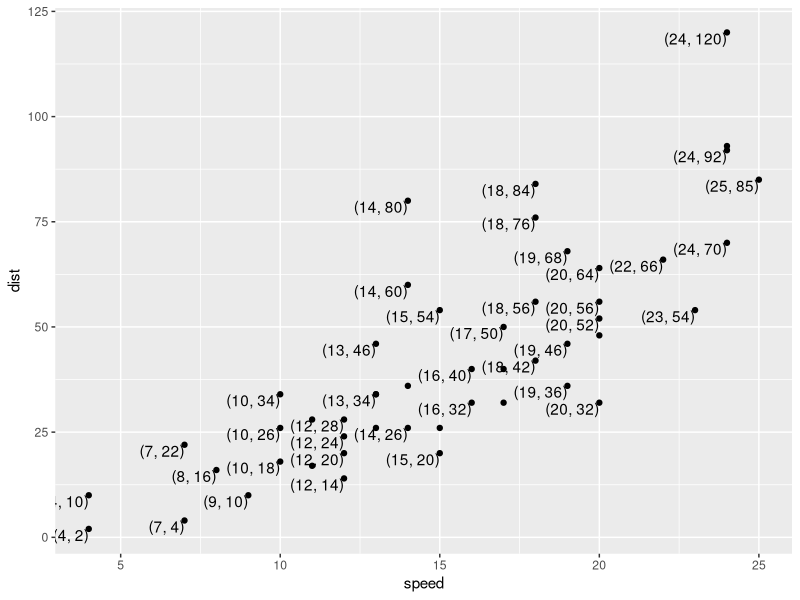
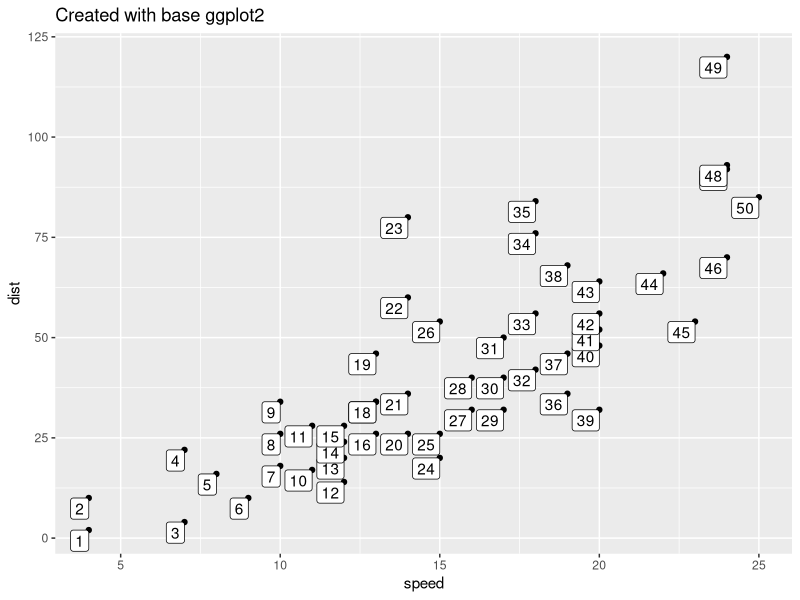
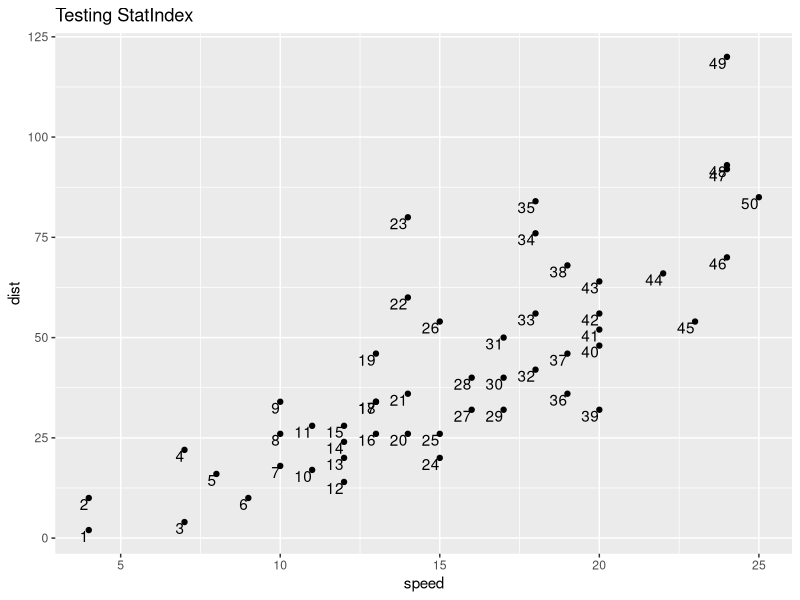
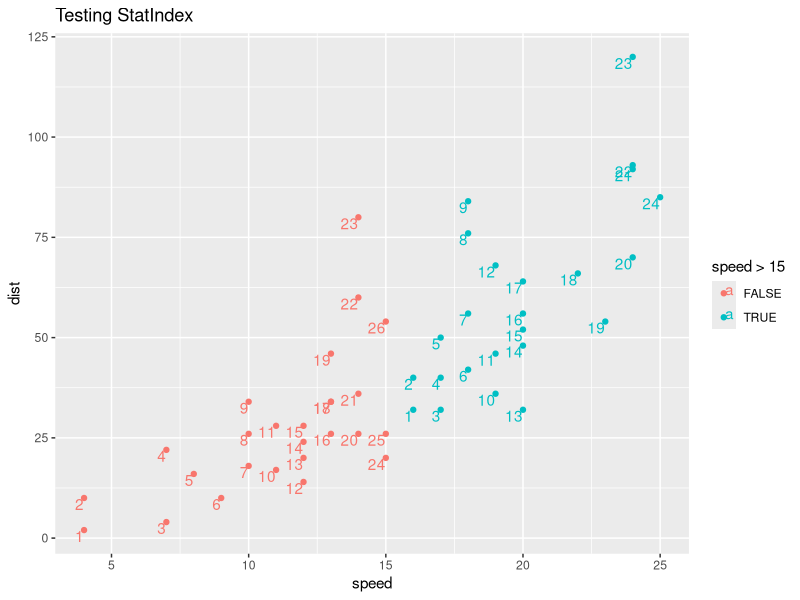
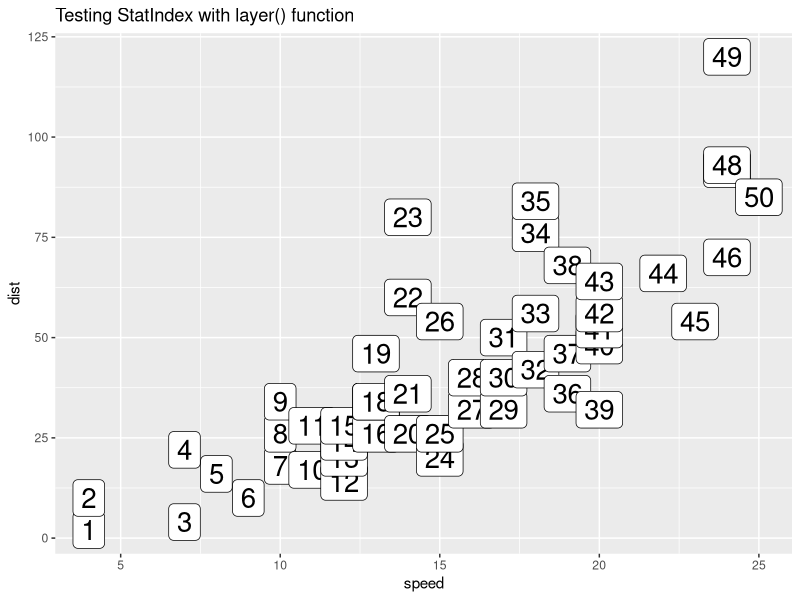

These figures' R source, in order: (Note: this script raises an error after producing the figures.)
## ---- chunk 1
library(tidyverse)

cars |> 
  mutate(coordinates = 
           paste0("(", speed,", ", 
                  dist, ")")) |>
  ggplot() + 
  aes(x = speed, 
      y = dist, 
      label = coordinates) + 
  geom_point() + 
  geom_text(vjust = 1, hjust = 1, 
            check_overlap = T)
## ---- chunk 2
#| label: setup
#| include: false 
knitr::opts_chunk$set(echo = TRUE, message = F, warning = F)
## ---- chunk 3
library(tidyverse)
cars <- tibble(cars)
cars
## ---- chunk 4
#| label: penguins
# Compute.
cars |> 
  mutate(index = row_number()) |>
  # Plot
  ggplot() + 
  aes(x = speed, y = dist, 
      label = index) + 
  geom_point() + 
  geom_label(vjust = 1, hjust = 1) + 
  labs(title = "Created with base ggplot2")
## ---- chunk 5
layer_data(plot = last_plot(), 
           i = 2) |> # layer 2, with labels designated is of interest
  head()

## ---- chunk 6
#| label: compute_group_index

# Define compute.
compute_group_index <- function(data, scales){ 
  data |> 
    mutate(label = row_number())
}
## ---- chunk 7
# Test compute. 
cars |>
  select(x = speed,  
         y = dist) |>  
  compute_group_index()
## ---- chunk 8
#| label: StatIndex
StatIndex <- 
  ggplot2::ggproto(`_class` = "StatIndex",              # <1>
                   `_inherit` = ggplot2::Stat,            # <2>
                   compute_group = compute_group_index)            # <4>
## ---- chunk 9
cars |> 
  ggplot() + 
  aes(x = speed,
      y = dist) + 
  geom_point() + 
  geom_text(stat = StatIndex, hjust = 1, vjust = 1) + 
  labs(title = "Testing StatIndex")
## ---- chunk 10
last_plot() + 
  aes(color = speed > 15)
## ---- chunk 11
cars |> 
  ggplot() + 
  aes(x = speed,
      y = dist) + 
  geom_point() + 
  layer(geom = GeomLabel, 
        stat = StatIndex, 
        position = "identity", 
        params = list(size = 7)) + 
  labs(title = "Testing StatIndex with layer() function")
## ---- chunk 12
#| label: geom_point_medians

# user-facing function
stat_index <- function(mapping = NULL, data = NULL, 
                         geom = "label", position = "identity", 
                         ..., show.legend = NA, inherit.aes = TRUE) 
{
    layer(data = data, mapping = mapping, stat = StatIndex, 
        geom = geom, position = position, show.legend = show.legend, 
        inherit.aes = inherit.aes, params = rlang::list2(na.rm = FALSE, 
            ...))
}
## ---- chunk 13
stat_identity
## ---- chunk 14
geom_index <- stat_index
## ---- chunk 15
# user-facing function
geom_index <- function (mapping = NULL, data = NULL, stat = "index", position = "identity", 
    ..., na.rm = FALSE, show.legend = NA, inherit.aes = TRUE) 
{
    layer(mapping = mapping, data = data, geom = "label", stat = stat, 
        position = position, show.legend = show.legend, inherit.aes = inherit.aes, 
        params = list2(na.rm = na.rm, ...))
}
## ---- chunk 16
## Test user-facing.
cars |>
  ggplot() +
  aes(x = speed, y = dist) +
  geom_point() +
  geom_index(hjust = 1, vjust = 1)  + 
  labs(title = "Testing geom_index()")
## ---- chunk 17
last_plot() + 
  aes(color = speed > 15) 
## ---- chunk 18
cars |>
  ggplot() +
  aes(x = speed, y = dist) + 
  geom_point() + 
  stat_index(geom = "text", hjust = 1, vjust = 1)  + 
  labs(subtitle = "and stat_index()")
## ---- chunk 19
library(tidyverse)

# Step 1. Define compute
compute_group_index <- function(data, scales){
  
  data |>
    mutate(label = row_number())
  
}

# Step 2. Define Stat
StatIndex = ggproto(`_class` = "StatIndex",
                    `_inherit` = Stat,
                    required_aes = c("x", "y"),
                    compute_group = compute_group_index)

# Step 3. Define user-facing functions

## define stat_*()
stat_index <- function(mapping = NULL, data = NULL, 
                         geom = "label", position = "identity", 
                         ..., show.legend = NA, inherit.aes = TRUE) 
{
    layer(data = data, mapping = mapping, stat = StatIndex, 
        geom = geom, position = position, show.legend = show.legend, 
        inherit.aes = inherit.aes, params = rlang::list2(na.rm = FALSE, 
            ...))
}

## define geom_*()
geom_index <- stat_index
